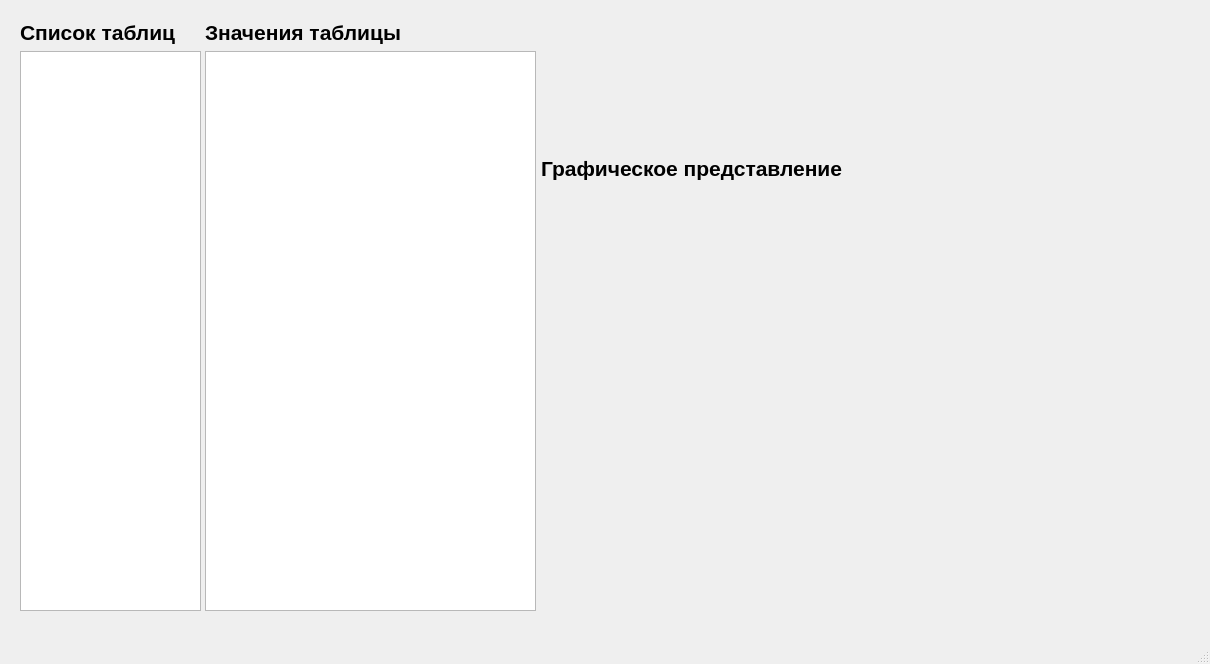
<?xml version="1.0" encoding="UTF-8"?>
<ui version="4.0">
 <class>MainWindow</class>
 <widget class="QMainWindow" name="MainWindow">
  <property name="geometry">
   <rect>
    <x>0</x>
    <y>0</y>
    <width>1210</width>
    <height>664</height>
   </rect>
  </property>
  <property name="windowTitle">
   <string>TestTask</string>
  </property>
  <widget class="QWidget" name="centralwidget">
   <widget class="QWidget" name="layoutWidget">
    <property name="geometry">
     <rect>
      <x>20</x>
      <y>20</y>
      <width>181</width>
      <height>591</height>
     </rect>
    </property>
    <layout class="QVBoxLayout" name="verticalLayout">
     <item>
      <widget class="QLabel" name="label">
       <property name="font">
        <font>
         <pointsize>16</pointsize>
         <weight>75</weight>
         <bold>true</bold>
        </font>
       </property>
       <property name="text">
        <string>Список таблиц</string>
       </property>
      </widget>
     </item>
     <item>
      <widget class="QListView" name="table_names_view"/>
     </item>
    </layout>
   </widget>
   <widget class="QWidget" name="layoutWidget">
    <property name="geometry">
     <rect>
      <x>205</x>
      <y>20</y>
      <width>331</width>
      <height>591</height>
     </rect>
    </property>
    <layout class="QVBoxLayout" name="verticalLayout_2">
     <item>
      <widget class="QLabel" name="label_2">
       <property name="font">
        <font>
         <pointsize>16</pointsize>
         <weight>75</weight>
         <bold>true</bold>
        </font>
       </property>
       <property name="text">
        <string>Значения таблицы</string>
       </property>
      </widget>
     </item>
     <item>
      <widget class="QTableView" name="table_values_view"/>
     </item>
    </layout>
   </widget>
   <widget class="QWidget" name="layoutWidget">
    <property name="geometry">
     <rect>
      <x>541</x>
      <y>22</y>
      <width>661</width>
      <height>591</height>
     </rect>
    </property>
    <layout class="QVBoxLayout" name="verticalLayout_3">
     <item>
      <widget class="QLabel" name="label_3">
       <property name="font">
        <font>
         <pointsize>16</pointsize>
         <weight>75</weight>
         <bold>true</bold>
        </font>
       </property>
       <property name="text">
        <string>Графическое представление</string>
       </property>
      </widget>
     </item>
     <item>
      <widget class="QChartView" name="chart_view" native="true"/>
     </item>
    </layout>
   </widget>
  </widget>
  <widget class="QMenuBar" name="menubar">
   <property name="geometry">
    <rect>
     <x>0</x>
     <y>0</y>
     <width>1210</width>
     <height>22</height>
    </rect>
   </property>
  </widget>
  <widget class="QStatusBar" name="statusbar"/>
 </widget>
 <customwidgets>
  <customwidget>
   <class>QChartView</class>
   <extends>QWidget</extends>
   <header location="global">qchartview.h</header>
   <container>1</container>
  </customwidget>
 </customwidgets>
 <resources/>
 <connections/>
</ui>
